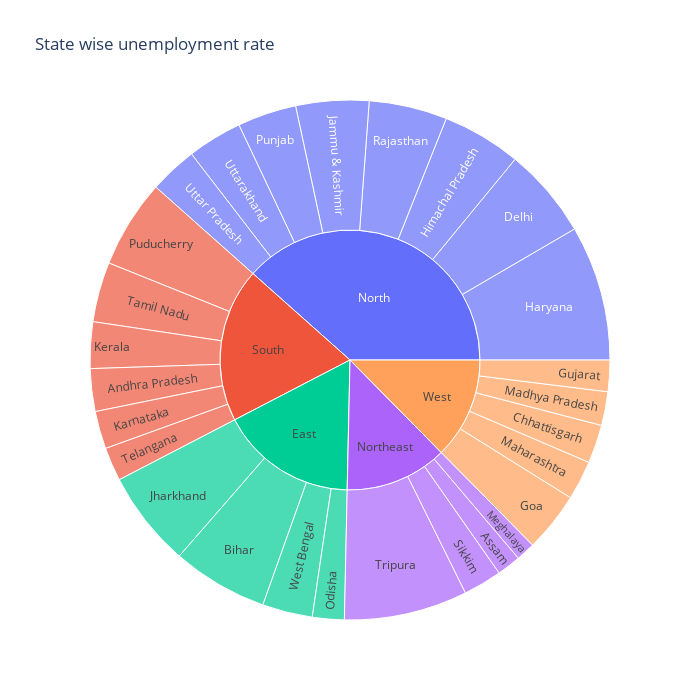

Notebook code for this chart:
### Markdown cell above
### Now the final step of our analysis :
#### We are going to see the unemployment rate of each state in India. For this we are going to use 'sunburst' plot.

### Code cell
unemployment = data[['States', 'Region', 'Estimated Unemployment Rate']]
figure = px.sunburst(unemployment, path=['Region', 'States'],
                     values='Estimated Unemployment Rate',
                     width=700, height=700,
                     title='State wise unemployment rate')
figure.show()

### Figure 1 — Plotly figure (JSON) as saved in the notebook; plotly's stock layout.template omitted (floating-point values rounded to 4 significant figures)
{"data": [{"branchvalues": "total", "domain": {"x": [0, 1], "y": [0, 1]}, "hovertemplate": "labels=%{label}<br>Estimated Unemployment Rate=%{value}<br>parent=%{parent}<br>id=%{id}<extra></extra>", "ids": ["South/Andhra Pradesh", "Northeast/Assam", "East/Bihar", "West/Chhattisgarh", "North/Delhi", "West/Goa", "West/Gujarat", "North/Haryana", "North/Himachal Pradesh", "North/Jammu & Kashmir", "East/Jharkhand", "South/Karnataka", "South/Kerala", "West/Madhya Pradesh", "West/Maharashtra", "Northeast/Meghalaya", "East/Odisha", "South/Puducherry", "North/Punjab", "North/Rajasthan", "Northeast/Sikkim", "South/Tamil Nadu", "South/Telangana", "Northeast/Tripura", "North/Uttar Pradesh", "North/Uttarakhand", "East/West Bengal", "East", "North", "Northeast", "South", "West"], "labels": ["Andhra Pradesh", "Assam", "Bihar", "Chhattisgarh", "Delhi", "Goa", "Gujarat", "Haryana", "Himachal Pradesh", "Jammu & Kashmir", "Jharkhand", "Karnataka", "Kerala", "Madhya Pradesh", "Maharashtra", "Meghalaya", "Odisha", "Puducherry", "Punjab", "Rajasthan", "Sikkim", "Tamil Nadu", "Telangana", "Tripura", "Uttar Pradesh", "Uttarakhand", "West Bengal", "East", "North", "Northeast", "South", "West"], "name": "", "parents": ["South", "Northeast", "East", "West", "North", "West", "West", "North", "North", "North", "East", "South", "South", "West", "West", "Northeast", "East", "South", "North", "North", "Northeast", "South", "South", "Northeast", "North", "North", "East", "", "", "", "", ""], "type": "sunburst", "values": [86.64, 48.56, 194.7, 78.19, 184.1, 121.7, 63.76, 274.8, 160.7, 148.3, 195.4, 76.68, 94.34, 68.54, 79.79, 38.66, 64.62, 179.4, 119.8, 158.7, 78.34, 121.9, 68.33, 250.6, 97.37, 111.6, 101.9, 556.6, 1255.0, 416.1, 627.3, 411.9]}], "layout": {"height": 700, "legend": {"tracegroupgap": 0}, "title": {"text": "State wise unemployment rate"}, "width": 700}}
